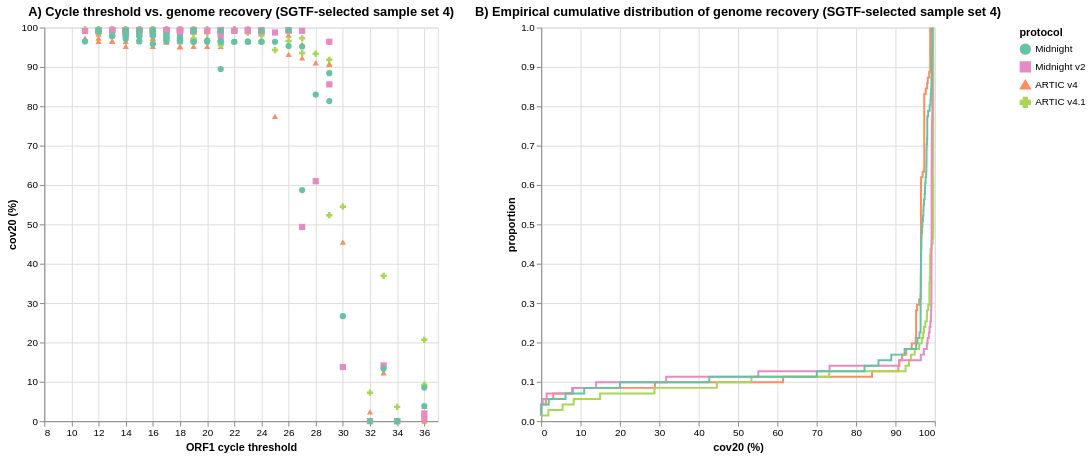

Notebook cell for this chart:
### Code cell
df = cov20_positive_df.query("plate_lineage == 'Omicron' and sample not in @excluded_samples").copy()

df['ecdf'] = df.groupby('protocol')['cov20'].transform(lambda x: x.rank(method='first') / len(x))

c4 = alt.Chart(df
    ).mark_line(
        interpolate='step',
        size=2,
        opacity=1.0
    ).encode(
        alt.X('cov20:Q', title='cov20 (%)'),
        alt.Y('ecdf:Q', title='proportion'),
        color=alt.Color('protocol', scale=alt.Scale(domain=['Midnight', 'Midnight v2', 'ARTIC v4', 'ARTIC v4.1'], range=['#66c2a5', '#e78ac3', '#fc8d62', '#a6d854'])),
    ).properties(
        title='B) Empirical cumulative distribution of genome recovery (SGTF-selected sample set 4)',
        width=400,
        height=400,   
    )

c3 = alt.Chart(df).mark_point(size=40, opacity=1, filled=True).encode(
    alt.X('orf1_ct:Q', scale=alt.Scale(domain=(8, 37)), title='ORF1 cycle threshold'),
    alt.Y('cov20:Q', title='cov20 (%)'),
    alt.Color('protocol', scale=alt.Scale(domain=['Midnight', 'Midnight v2', 'ARTIC v4', 'ARTIC v4.1'], range=['#66c2a5', '#e78ac3', '#fc8d62', '#a6d854'])),
    alt.Shape('protocol', scale=alt.Scale(domain=['Midnight', 'Midnight v2', 'ARTIC v4', 'ARTIC v4.1'])),
).properties(
    title='A) Cycle threshold vs. genome recovery (SGTF-selected sample set 4)',
    width=400,
    height=400,
)

# c3 = c3 + c3.transform_loess('orf1_ct', 'cov20', bandwidth=0.3, groupby=['protocol']).mark_line(size=2, opacity=1)

alt.hconcat(c3, c4)
# alt.hconcat(c3, c4).save(f'{rp}/f4.svg')

### Figure 1 — Vega-Lite specification as saved in the notebook (floating-point values rounded to 4 significant figures; data arrays with more than 128 entries replaced by an {"elided": "..."} marker saying what was removed)
{"config": {"view": {"continuousWidth": 300, "continuousHeight": 300}}, "hconcat": [{"mark": {"type": "point", "filled": true, "opacity": 1, "size": 40}, "encoding": {"color": {"field": "protocol", "scale": {"domain": ["Midnight", "Midnight v2", "ARTIC v4", "ARTIC v4.1"], "range": ["#66c2a5", "#e78ac3", "#fc8d62", "#a6d854"]}, "type": "nominal"}, "shape": {"field": "protocol", "scale": {"domain": ["Midnight", "Midnight v2", "ARTIC v4", "ARTIC v4.1"]}, "type": "nominal"}, "x": {"field": "orf1_ct", "scale": {"domain": [8, 37]}, "title": "ORF1 cycle threshold", "type": "quantitative"}, "y": {"field": "cov20", "title": "cov20 (%)", "type": "quantitative"}}, "height": 400, "title": "A) Cycle threshold vs. genome recovery (SGTF-selected sample set 4)", "width": 400}, {"mark": {"type": "line", "interpolate": "step", "opacity": 1.0, "size": 2}, "encoding": {"color": {"field": "protocol", "scale": {"domain": ["Midnight", "Midnight v2", "ARTIC v4", "ARTIC v4.1"], "range": ["#66c2a5", "#e78ac3", "#fc8d62", "#a6d854"]}, "type": "nominal"}, "x": {"field": "cov20", "title": "cov20 (%)", "type": "quantitative"}, "y": {"field": "ecdf", "title": "proportion", "type": "quantitative"}}, "height": 400, "title": "B) Empirical cumulative distribution of genome recovery (SGTF-selected sample set 4)", "width": 400}], "data": {"name": "data-2b1cea5f7d7f5a6185e16a5dd0f42d51"}, "$schema": "https://vega.github.io/schema/vega-lite/v6.4.1.json", "datasets": {"data-2b1cea5f7d7f5a6185e16a5dd0f42d51": {"elided": "284 records"}}}
